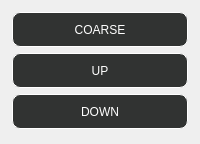
               <widget class="QFrame" name="frame_13">
                <property name="frameShape">
                 <enum>QFrame::NoFrame</enum>
                </property>
                <property name="frameShadow">
                 <enum>QFrame::Raised</enum>
                </property>
                <layout class="QVBoxLayout" name="verticalLayout_2">
                 <property name="spacing">
                  <number>3</number>
                 </property>
                 <property name="leftMargin">
                  <number>3</number>
                 </property>
                 <property name="topMargin">
                  <number>3</number>
                 </property>
                 <property name="rightMargin">
                  <number>3</number>
                 </property>
                 <property name="bottomMargin">
                  <number>3</number>
                 </property>
                 <item>
                  <widget class="QFrame" name="frame_16">
                   <property name="frameShape">
                    <enum>QFrame::NoFrame</enum>
                   </property>
                   <property name="frameShadow">
                    <enum>QFrame::Raised</enum>
                   </property>
                   <layout class="QVBoxLayout" name="verticalLayout_4">
                    <item>
                     <widget class="QPushButton" name="pushButton_coarse_fine">
                      <property name="minimumSize">
                       <size>
                        <width>0</width>
                        <height>35</height>
                       </size>
                      </property>
                      <property name="maximumSize">
                       <size>
                        <width>16777215</width>
                        <height>35</height>
                       </size>
                      </property>
                      <property name="styleSheet">
                       <string notr="true">QPushButton{
background-color: rgb(49, 51, 50);
border-radius:8px;
border-color: rgb(255,255, 255);
border-width : 1.2px;
border-style:inset;
color:rgb(255, 255, 255);

}
QPushButton::hover{
	background-color: rgba(255, 255, 255, 150);
}
</string>
                      </property>
                      <property name="text">
                       <string>COARSE</string>
                      </property>
                      <property name="checkable">
                       <bool>true</bool>
                      </property>
                     </widget>
                    </item>
                    <item>
                     <widget class="QPushButton" name="pushButton_up">
                      <property name="minimumSize">
                       <size>
                        <width>0</width>
                        <height>35</height>
                       </size>
                      </property>
                      <property name="maximumSize">
                       <size>
                        <width>16777215</width>
                        <height>35</height>
                       </size>
                      </property>
                      <property name="styleSheet">
                       <string notr="true">QPushButton{
background-color: rgb(49, 51, 50);
border-radius:8px;
border-color: rgb(255,255, 255);
border-width : 1.2px;
border-style:inset;
color:rgb(255, 255, 255);

}
QPushButton::hover{
	background-color: rgba(255, 255, 255, 150);
}</string>
                      </property>
                      <property name="text">
                       <string>UP</string>
                      </property>
                     </widget>
                    </item>
                    <item>
                     <widget class="QPushButton" name="pushButton_down">
                      <property name="minimumSize">
                       <size>
                        <width>0</width>
                        <height>35</height>
                       </size>
                      </property>
                      <property name="maximumSize">
                       <size>
                        <width>16777215</width>
                        <height>35</height>
                       </size>
                      </property>
                      <property name="styleSheet">
                       <string notr="true">QPushButton{
background-color: rgb(49, 51, 50);
border-radius:8px;
border-color: rgb(255,255, 255);
border-width : 1.2px;
border-style:inset;
color:rgb(255, 255, 255);

}
QPushButton::hover{
	background-color: rgba(255, 255, 255, 150);
}</string>
                      </property>
                      <property name="text">
                       <string>DOWN</string>
                      </property>
                     </widget>
                    </item>
                   </layout>
                  </widget>
                 </item>
                 <item>
                  <widget class="QFrame" name="frame_15">
                   <property name="frameShape">
                    <enum>QFrame::NoFrame</enum>
                   </property>
                   <property name="frameShadow">
                    <enum>QFrame::Raised</enum>
                   </property>
                   <widget class="QPushButton" name="pushButton_auto_focus">
                    <property name="geometry">
                     <rect>
                      <x>10</x>
                      <y>80</y>
                      <width>114</width>
                      <height>35</height>
                     </rect>
                    </property>
                    <property name="minimumSize">
                     <size>
                      <width>0</width>
                      <height>35</height>
                     </size>
                    </property>
                    <property name="maximumSize">
                     <size>
                      <width>16777215</width>
                      <height>35</height>
                     </size>
                    </property>
                    <property name="styleSheet">
                     <string notr="true">QPushButton{
background-color: rgb(49, 51, 50);
border-radius:8px;
border-color: rgb(255,255, 255);
border-width : 1.2px;
border-style:inset;
color:rgb(255, 255, 255);

}
QPushButton::hover{
	background-color: rgba(255, 255, 255, 150);
}</string>
                    </property>
                    <property name="text">
                     <string>AUTO FOCUS</string>
                    </property>
                   </widget>
                   <widget class="QPushButton" name="pushButton_grid_2">
                    <property name="geometry">
                     <rect>
                      <x>10</x>
                      <y>140</y>
                      <width>114</width>
                      <height>35</height>
                     </rect>
                    </property>
                    <property name="minimumSize">
                     <size>
                      <width>0</width>
                      <height>35</height>
                     </size>
                    </property>
                    <property name="maximumSize">
                     <size>
                      <width>16777215</width>
                      <height>35</height>
                     </size>
                    </property>
                    <property name="styleSheet">
                     <string notr="true">QPushButton{
background-color: rgb(49, 51, 50);
border-radius:8px;
border-color: rgb(255,255, 255);
border-width : 1.2px;
border-style:inset;
color:rgb(255, 255, 255);

}
QPushButton::hover{
	background-color: rgba(255, 255, 255, 150);
}</string>
                    </property>
                    <property name="text">
                     <string>GRID</string>
                    </property>
                   </widget>
                  </widget>
                 </item>
                </layout>
               </widget>
